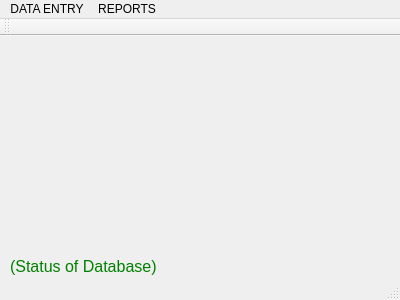
<?xml version="1.0" encoding="UTF-8"?>
<ui version="4.0">
 <class>MainWindow</class>
 <widget class="QMainWindow" name="MainWindow">
  <property name="geometry">
   <rect>
    <x>0</x>
    <y>0</y>
    <width>400</width>
    <height>300</height>
   </rect>
  </property>
  <property name="windowTitle">
   <string>Simple Inventory</string>
  </property>
  <widget class="QWidget" name="centralWidget">
   <widget class="QLabel" name="status">
    <property name="geometry">
     <rect>
      <x>10</x>
      <y>220</y>
      <width>381</width>
      <height>21</height>
     </rect>
    </property>
    <property name="styleSheet">
     <string notr="true">color:green;font-size:16px;</string>
    </property>
    <property name="text">
     <string>(Status of Database)</string>
    </property>
   </widget>
  </widget>
  <widget class="QMenuBar" name="menuBar">
   <property name="geometry">
    <rect>
     <x>0</x>
     <y>0</y>
     <width>400</width>
     <height>20</height>
    </rect>
   </property>
   <widget class="QMenu" name="menuDATA_ENTRY">
    <property name="title">
     <string>DATA ENTRY</string>
    </property>
    <addaction name="actionItem_Code"/>
    <addaction name="actionVendor_Code"/>
    <addaction name="actionSale_Invoice"/>
    <addaction name="actionPurchase"/>
   </widget>
   <widget class="QMenu" name="menuREPORTS">
    <property name="title">
     <string>REPORTS</string>
    </property>
    <widget class="QMenu" name="menuSales">
     <property name="title">
      <string>Sales</string>
     </property>
     <addaction name="actionVendor_Wise"/>
     <addaction name="actionItem_Wise"/>
     <addaction name="actionDate_Wise_2"/>
    </widget>
    <widget class="QMenu" name="menuPurchase">
     <property name="title">
      <string>Purchase</string>
     </property>
     <addaction name="actionDate_Wise"/>
     <addaction name="actionPVendor_Wise"/>
     <addaction name="actionPItem_Wise"/>
    </widget>
    <addaction name="menuSales"/>
    <addaction name="menuPurchase"/>
   </widget>
   <addaction name="menuDATA_ENTRY"/>
   <addaction name="menuREPORTS"/>
  </widget>
  <widget class="QToolBar" name="mainToolBar">
   <attribute name="toolBarArea">
    <enum>TopToolBarArea</enum>
   </attribute>
   <attribute name="toolBarBreak">
    <bool>false</bool>
   </attribute>
  </widget>
  <widget class="QStatusBar" name="statusBar"/>
  <action name="actionItem_Code">
   <property name="text">
    <string>Item Code</string>
   </property>
  </action>
  <action name="actionVendor_Code">
   <property name="text">
    <string>Vendor Code</string>
   </property>
  </action>
  <action name="actionSale_Invoice">
   <property name="text">
    <string>Sale Invoice</string>
   </property>
  </action>
  <action name="actionPurchase">
   <property name="text">
    <string>Purchase</string>
   </property>
  </action>
  <action name="actionVendor_Wise">
   <property name="text">
    <string>Vendor Wise</string>
   </property>
  </action>
  <action name="actionItem_Wise">
   <property name="text">
    <string>Item Wise</string>
   </property>
  </action>
  <action name="actionDate_Wise">
   <property name="text">
    <string>Date Wise</string>
   </property>
  </action>
  <action name="actionPVendor_Wise">
   <property name="text">
    <string>Vendor Wise</string>
   </property>
  </action>
  <action name="actionPItem_Wise">
   <property name="text">
    <string>Item Wise</string>
   </property>
  </action>
  <action name="actionDate_Wise_2">
   <property name="text">
    <string>Date Wise</string>
   </property>
  </action>
 </widget>
 <layoutdefault spacing="6" margin="11"/>
 <resources/>
 <connections/>
</ui>
